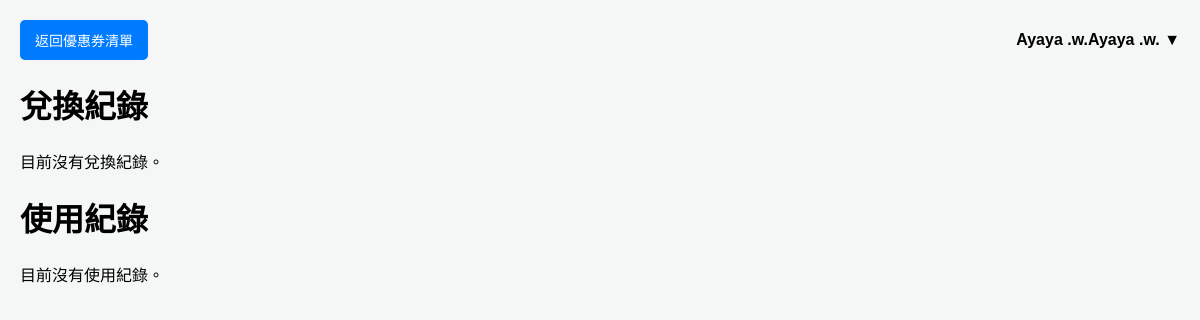
The page /coupon/showRedeemUser.php?coupon_id=11 (signed in) on the database as committed earlier.
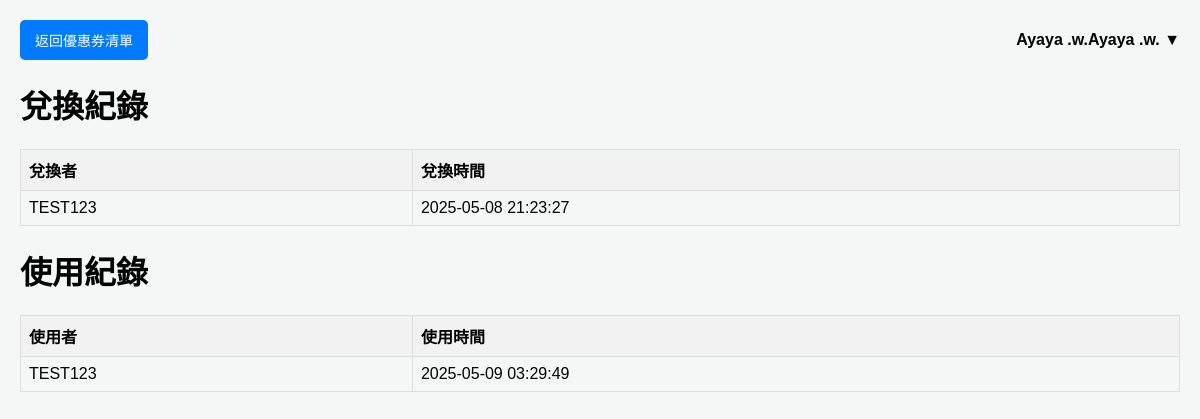
The same page on the database as committed later.
### tables this page shows
CREATE TABLE `user_coupons` (
  `id` int(11) NOT NULL,
  `user_id` int(11) NOT NULL COMMENT '使用者 ID',
  `coupon_id` int(11) NOT NULL COMMENT '優惠券 ID',
  `redeem_time` datetime NOT NULL DEFAULT current_timestamp(),
  `is_used` tinyint(1) DEFAULT 0 COMMENT '是否已使用 (0: 未使用, 1: 已使用)'
);

CREATE TABLE `accounts` (
  `No` int(100) NOT NULL,
  `Email` varchar(100) NOT NULL,
  `Password` varchar(100) NOT NULL,
  `Name` varchar(100) NOT NULL,
  `Type` varchar(100) NOT NULL,
  `Status` enum('active','blocked') NOT NULL DEFAULT 'active',
  `block_reason` text DEFAULT NULL
);

CREATE TABLE `orders` (
  `id` int(11) NOT NULL,
  `user_id` int(11) NOT NULL,
  `total_amount` decimal(10,0) NOT NULL,
  `created_at` timestamp NOT NULL DEFAULT current_timestamp(),
  `updated_at` timestamp NOT NULL DEFAULT current_timestamp() ON UPDATE current_timestamp(),
  `payment_method` varchar(50) NOT NULL COMMENT '付款方式',
  `coupon_code` varchar(50) DEFAULT NULL COMMENT '使用的優惠券代碼',
  `coupon_discount` decimal(10,2) DEFAULT NULL COMMENT '優惠券折扣金額'
);

### coupon/showRedeemUser.php (the view, shortened to what this page needs)
<?php
require('../db.inc');
mysqli_set_charset($link, 'utf8');
$couponId = intval($_GET['coupon_id']);
$sql = "SELECT uc.redeem_time, a.Name AS user_name
        FROM user_coupons uc
        JOIN accounts a ON uc.user_id = a.No
        WHERE uc.coupon_id = ?
        ORDER BY uc.redeem_time ASC";
$stmt = mysqli_prepare($link, $sql);
mysqli_stmt_bind_param($stmt, 'i', $couponId);
mysqli_stmt_execute($stmt);
$result = mysqli_stmt_get_result($stmt);
$sqlUsage = "SELECT o.created_at AS used_time, a.Name AS user_name
             FROM orders o
             JOIN accounts a ON o.user_id = a.No
             WHERE o.coupon_code = (SELECT code FROM coupons WHERE id = ?)
             ORDER BY o.created_at ASC";
$stmtUsage = mysqli_prepare($link, $sqlUsage);
mysqli_stmt_bind_param($stmtUsage, 'i', $couponId);
mysqli_stmt_execute($stmtUsage);
$resultUsage = mysqli_stmt_get_result($stmtUsage);
?>
<!DOCTYPE html>
<html lang="zh-TW">
<head>
</head>
<body>
    <div class="top-bar">
        <a href="couponList.php" class="back-button">返回優惠券清單</a>
        <?php include('../userMenu.php'); ?>
    </div>
    <h1>兌換紀錄</h1>
    <?php if (mysqli_num_rows($result) > 0): ?>
        <table>
            <thead>
                <tr>
                    <th>兌換者</th>
                    <th>兌換時間</th>
                </tr>
            </thead>
            <tbody>
                <?php while ($row = mysqli_fetch_assoc($result)): ?>
                    <tr>
                        <td><?php echo htmlspecialchars($row['user_name']); ?></td>
                        <td><?php echo htmlspecialchars($row['redeem_time']); ?></td>
                    </tr>
                <?php endwhile; ?>
            </tbody>
        </table>
    <?php else: ?>
        <p>目前沒有兌換紀錄。</p>
    <?php endif; ?>
    <h1>使用紀錄</h1>
    <?php if (mysqli_num_rows($resultUsage) > 0): ?>
        <table>
            <thead>
                <tr>
                    <th>使用者</th>
                    <th>使用時間</th>
                </tr>
            </thead>
            <tbody>
                <?php while ($rowUsage = mysqli_fetch_assoc($resultUsage)): ?>
                    <tr>
                        <td><?php echo htmlspecialchars($rowUsage['user_name']); ?></td>
                        <td><?php echo htmlspecialchars($rowUsage['used_time']); ?></td>
                    </tr>
                <?php endwhile; ?>
            </tbody>
        </table>
    <?php else: ?>
        <p>目前沒有使用紀錄。</p>
    <?php endif; ?>
</body>
</html>

Rows that differ between the two databases and show on the page:
added user_coupons: user.Name "TEST123", redeem_time "2025-05-08 21:23:27"
added orders: user.Name "TEST123", created_at "2025-05-09 03:29:49"
Other text that changed with them:
text no longer shown: "目前沒有兌換紀錄。 目前沒有使用紀錄。"
text now shown: "兌換者 兌換時間 使用者 使用時間"
